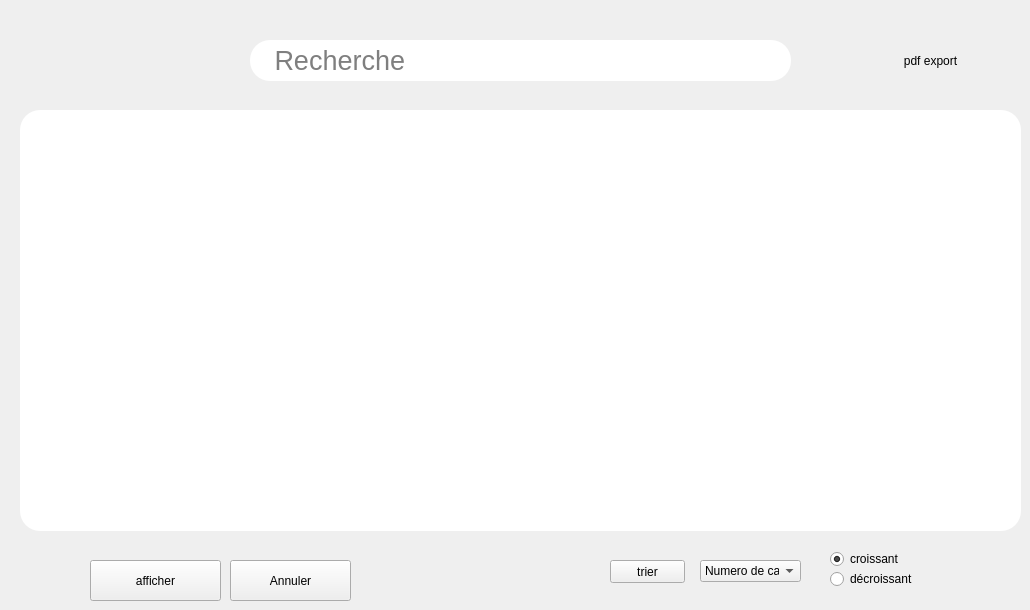
      <widget class="QWidget" name="tab_3">
       <attribute name="title">
        <string>afficher</string>
       </attribute>
       <widget class="QPushButton" name="afficher">
        <property name="geometry">
         <rect>
          <x>90</x>
          <y>560</y>
          <width>131</width>
          <height>41</height>
         </rect>
        </property>
        <property name="styleSheet">
         <string notr="true">
QPushButton#pushButton{
background-color: rgb(255, 255, 255);
	color: rgb(130, 190, 244);
border-top-left-radius : 20px ; 
border-bottom-left-radius : 20px ; 
border-top-right-radius : 20px ; 
border-bottom-right-radius : 20px ; 
}
QPushButton#pushButton:hover{
background-color: rgb(58, 120, 242);
color: rgb(255,255, 255);
}
QPushButton#pushButton:pressed
{
padding-left:10px ;
padding-top:10px ;
}
</string>
        </property>
        <property name="text">
         <string>afficher</string>
        </property>
       </widget>
       <widget class="QPushButton" name="Cancel">
        <property name="geometry">
         <rect>
          <x>230</x>
          <y>560</y>
          <width>121</width>
          <height>41</height>
         </rect>
        </property>
        <property name="styleSheet">
         <string notr="true">QPushButton#pushButton{
background-color: rgb(255, 255, 255);
	color: rgb(130, 190, 244);
border-top-left-radius : 20px ; 
border-bottom-left-radius : 20px ; 
border-top-right-radius : 20px ; 
border-bottom-right-radius : 20px ; 
}
QPushButton#pushButton:hover{
background-color: rgb(58, 120, 242);
color: rgb(255,255, 255);
}
QPushButton#pushButton:pressed
{
padding-left:10px ;
padding-top:10px ;
}
</string>
        </property>
        <property name="text">
         <string>Annuler</string>
        </property>
       </widget>
       <widget class="QWidget" name="widget_2" native="true">
        <property name="geometry">
         <rect>
          <x>20</x>
          <y>110</y>
          <width>1001</width>
          <height>421</height>
         </rect>
        </property>
        <property name="styleSheet">
         <string notr="true">background-color: rgb(255, 255, 255);
border-top-left-radius : 20px ; 
border-bottom-left-radius : 20px ; 
border-top-right-radius : 20px ; 
border-bottom-right-radius : 20px ; </string>
        </property>
        <widget class="QTableView" name="print_tab">
         <property name="geometry">
          <rect>
           <x>40</x>
           <y>30</y>
           <width>931</width>
           <height>361</height>
          </rect>
         </property>
        </widget>
       </widget>
       <widget class="QPushButton" name="Sort_af">
        <property name="geometry">
         <rect>
          <x>610</x>
          <y>560</y>
          <width>75</width>
          <height>23</height>
         </rect>
        </property>
        <property name="text">
         <string>trier</string>
        </property>
       </widget>
       <widget class="QPushButton" name="search">
        <property name="geometry">
         <rect>
          <x>730</x>
          <y>41</y>
          <width>31</width>
          <height>41</height>
         </rect>
        </property>
        <property name="styleSheet">
         <string notr="true">border-top-left-radius : 20px ; 
border-bottom-left-radius : 20px ; 
border-top-right-radius : 20px ; 
border-bottom-right-radius : 20px ; 
image: url(:/new/prefix1/img/search.png);</string>
        </property>
        <property name="text">
         <string/>
        </property>
       </widget>
       <widget class="QLineEdit" name="chercher">
        <property name="geometry">
         <rect>
          <x>250</x>
          <y>40</y>
          <width>541</width>
          <height>41</height>
         </rect>
        </property>
        <property name="font">
         <font>
          <pointsize>20</pointsize>
         </font>
        </property>
        <property name="styleSheet">
         <string notr="true">border-top-left-radius : 20px ; 
border-bottom-left-radius : 20px ; 
border-top-right-radius : 20px ; 
border-bottom-right-radius : 20px ; </string>
        </property>
        <property name="text">
         <string/>
        </property>
        <property name="placeholderText">
         <string>   Recherche</string>
        </property>
       </widget>
       <widget class="QComboBox" name="sortBox">
        <property name="geometry">
         <rect>
          <x>700</x>
          <y>560</y>
          <width>101</width>
          <height>22</height>
         </rect>
        </property>
        <property name="frame">
         <bool>true</bool>
        </property>
        <item>
         <property name="text">
          <string>Numero de cas</string>
         </property>
        </item>
        <item>
         <property name="text">
          <string>Cin</string>
         </property>
        </item>
        <item>
         <property name="text">
          <string>Nom</string>
         </property>
        </item>
        <item>
         <property name="text">
          <string>Prenom</string>
         </property>
        </item>
        <item>
         <property name="text">
          <string>Type cas</string>
         </property>
        </item>
        <item>
         <property name="text">
          <string>Date Cas</string>
         </property>
        </item>
        <item>
         <property name="text">
          <string>Date de naissance</string>
         </property>
        </item>
        <item>
         <property name="text">
          <string>Etat</string>
         </property>
        </item>
        <item>
         <property name="text">
          <string>Metier</string>
         </property>
        </item>
        <item>
         <property name="text">
          <string>sexe</string>
         </property>
        </item>
        <item>
         <property name="text">
          <string>Nobre d'enfants</string>
         </property>
        </item>
       </widget>
       <widget class="QRadioButton" name="decroissant">
        <property name="geometry">
         <rect>
          <x>830</x>
          <y>570</y>
          <width>83</width>
          <height>18</height>
         </rect>
        </property>
        <property name="text">
         <string>décroissant</string>
        </property>
       </widget>
       <widget class="QRadioButton" name="croissant">
        <property name="geometry">
         <rect>
          <x>830</x>
          <y>550</y>
          <width>83</width>
          <height>18</height>
         </rect>
        </property>
        <property name="text">
         <string>croissant</string>
        </property>
        <property name="checked">
         <bool>true</bool>
        </property>
       </widget>
       <widget class="QPushButton" name="PDF">
        <property name="geometry">
         <rect>
          <x>870</x>
          <y>40</y>
          <width>121</width>
          <height>41</height>
         </rect>
        </property>
        <property name="styleSheet">
         <string notr="true">border-top-left-radius : 20px ; 
border-bottom-left-radius : 20px ; 
border-top-right-radius : 20px ; 
border-bottom-right-radius : 20px ; </string>
        </property>
        <property name="text">
         <string>pdf export</string>
        </property>
       </widget>
       <zorder>afficher</zorder>
       <zorder>Cancel</zorder>
       <zorder>widget_2</zorder>
       <zorder>Sort_af</zorder>
       <zorder>chercher</zorder>
       <zorder>search</zorder>
       <zorder>sortBox</zorder>
       <zorder>decroissant</zorder>
       <zorder>croissant</zorder>
       <zorder>PDF</zorder>
      </widget>
